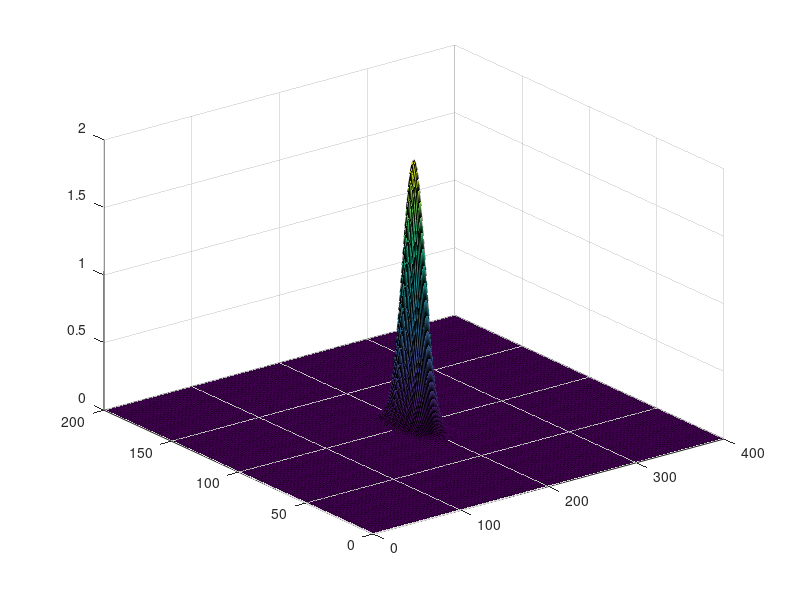

The MATLAB script that drew this image: (Note: this script raises an error after producing the figure.)
% PML portion of code written largely following along https://www.mathworks.com/matlabcentral/fileexchange/35576-2d-fdtd-of-a-region-with-perfect-electric-conductor-boundary?s_tid=FX_rc1_behav
clc;clear;close all;

%Grid Dimensions
MX=400; %Max x
MY=200; %Max y
%Timestep count
MT=500; %Max time, number of timesteps

%Source locations, center and overlapping
center_x=MX/2;
center_y=MY/2;
left_x=floor(MX/3);
right_x=MX-left_x;

%Physical parameters of free space
ep0=(1/(36*pi))*1e-9; %Vacuum permutivity, F/m
mu0=4*pi*1e-7; %Vacuum permeability, N/A²
c=3e+8; %Speed of light, m/s

%Set arbitrary dx/dy/etc of uniform 1 micron
dxy=1e-6;

%Courant Stability Condition to determine timestep
S=2^-0.5;
dt=S*dxy/c;

%Field matrices
Ez=zeros(MX,MY);
Ezx=zeros(MX,MY);
Ezy=zeros(MX,MY);
Hx=zeros(MX,MY);
Hy=zeros(MX,MY);

%Permittivity and permeability constants, stored in matrices for
ep=ep0*ones(MX,MY);
mu=mu0*ones(MX,MY);

%Electric conductivity matrices for x and y directions
sigx=zeros(MX,MY);
sigy=zeros(MX,MY);

%Perfectly matched layer boundary design
%Reference: IIT Madras team referencing http://dougneubauer.com/wp-content/uploads/wdata/yee2dpml1/yee2d_c.txt
%(An adaptation of 2-D FDTD TE code of Dr. Susan Hagness)

%Boundary width of PML in all directions
bound_width=25;

%Required reflection coefficient
max_refl=1e-6;

%Polynomial order for the σ model
sigma_order=6;
%Polynomial σ model
sigma_max=(-log10(max_refl)*(sigma_order+1)*ep0*c)/(2*bound_width*dxy);
bound_fact_1=(sigma_max)/((bound_width^sigma_order)*(sigma_order+1));
bound_fact_2=(sigma_max)/((bound_width^sigma_order)*(sigma_order+1));
bound_fact_3=(sigma_max)/((bound_width^sigma_order)*(sigma_order+1));
bound_fact_4=(sigma_max)/((bound_width^sigma_order)*(sigma_order+1));
x=0:1:bound_width;
for i=1:1:MX
    sigx(i,bound_width+1:-1:1)=bound_fact_1*((x+0.5*ones(1,bound_width+1)).^(sigma_order+1)-(x-0.5*[0 ones(1,bound_width)]).^(sigma_order+1));
    sigx(i,MY-bound_width:1:MY)=bound_fact_2*((x+0.5*ones(1,bound_width+1)).^(sigma_order+1)-(x-0.5*[0 ones(1,bound_width)]).^(sigma_order+1));
end
for i=1:1:MY
    sigy(bound_width+1:-1:1,i)=bound_fact_3*((x+0.5*ones(1,bound_width+1)).^(sigma_order+1)-(x-0.5*[0 ones(1,bound_width)]).^(sigma_order+1))';
    sigy(MX-bound_width:1:MX,i)=bound_fact_4*((x+0.5*ones(1,bound_width+1)).^(sigma_order+1)-(x-0.5*[0 ones(1,bound_width)]).^(sigma_order+1))';
end

%Magnetic conductivity matrix using PML condition, also split into x and y
%directions
sig_starx=(sigx.*mu)./ep;
sig_stary=(sigy.*mu)./ep;

%Factor layers for H field
G=(mu-0.5*dt*sig_starx)./(mu+0.5*dt*sig_starx);
H=(dt/dxy)./(mu+0.5*dt*sig_starx);
A=(mu-0.5*dt*sig_stary)./(mu+0.5*dt*sig_stary);
B=(dt/dxy)./(mu+0.5*dt*sig_stary);

%Factor layers for E Field
C=(ep-0.5*dt*sigx)./(ep+0.5*dt*sigx);
D=(dt/dxy)./(ep+0.5*dt*sigx);
E=(ep-0.5*dt*sigy)./(ep+0.5*dt*sigy);
F=(dt/dxy)./(ep+0.5*dt*sigy);

%Focus of the assignment: reflective surface at edge. This surface starts near the
%bottom right corner, and proceeds up at a given incidence angle until the
%top of the screen.
reflector=ones(MX,MY);
incidence_angle=60; %First was 30, then 45, then 60
alpha=incidence_angle*pi/180;
offset=0;
for i=1:1:min(MX,MY)
    angle_offset=i*sin(alpha);
    leftmost=floor(MX-offset-angle_offset);
    reflector(leftmost:MX,i)=0;
end

imagesc(reflector);colorbar;
pause;

%Meshgrid for graphing
[X,Y]=meshgrid(1:MX,1:MY);

%Initial condition: Gaussian pulse
amp=2;
x0=MX/2;
y0=MY/2;
spread=10;
Ez(1:MX,1:MY) = amp*exp(-((x0-X)'.^2+(y0-Y)'.^2)/spread^2);%Initial gaussian pulse
Ezx(1:MX,1:MY)=0.5*Ez(1:MX,1:MY);
Ezy(1:MX,1:MY)=0.5*Ez(1:MX,1:MY);



%And now, the moment you've all been waiting for: The time loop begins
for n=1:1:MT

    %Update equation for Hx and Hy
    %Vectorized update in one line instead of for loop
    Hy(1:MX-1,1:MY-1)=A(1:MX-1,1:MY-1).*Hy(1:MX-1,1:MY-1)+B(1:MX-1,1:MY-1).*(Ezx(2:MX,1:MY-1)-Ezx(1:MX-1,1:MY-1)+Ezy(2:MX,1:MY-1)-Ezy(1:MX-1,1:MY-1));
    Hx(1:MX-1,1:MY-1)=G(1:MX-1,1:MY-1).*Hx(1:MX-1,1:MY-1)-H(1:MX-1,1:MY-1).*(Ezx(1:MX-1,2:MY)-Ezx(1:MX-1,1:MY-1)+Ezy(1:MX-1,2:MY)-Ezy(1:MX-1,1:MY-1));

    %Likewise update equation for Ez field
    Ezx(2:MX,2:MY)=C(2:MX,2:MY).*Ezx(2:MX,2:MY)+D(2:MX,2:MY).*(-Hx(2:MX,2:MY)+Hx(2:MX,1:MY-1));
    Ezy(2:MX,2:MY)=E(2:MX,2:MY).*Ezy(2:MX,2:MY)+F(2:MX,2:MY).*(Hy(2:MX,2:MY)-Hy(1:MX-1,2:MY));

    %Impose reflector boundary at angle
    Ezx=Ezx.*reflector;
    Ezy=Ezy.*reflector;
    
    %Update combined Ez field to view
    Ez=Ezx+Ezy;

    %Contour Plot of Ez
    
    s=surf(X,Y,Ez');
    s.EdgeAlpha=0.1;
    ax=gca;
    MZ=2;
    MC=MZ*0.3;
    adjust_y=(MX-MY)/2;
    axis([0 MX -adjust_y MY+adjust_y -MZ MZ])
    clim([-MC MC]);
    angle_deg=15;
    azimuth_def=60;
    view(angle_deg,azimuth_def)
    pause(0.001);
    
    title(['\fontsize{20}Ez impinging upon ',num2str(incidence_angle),'⁰ Reflector']);
    set(gca,'FontSize',20);
end

